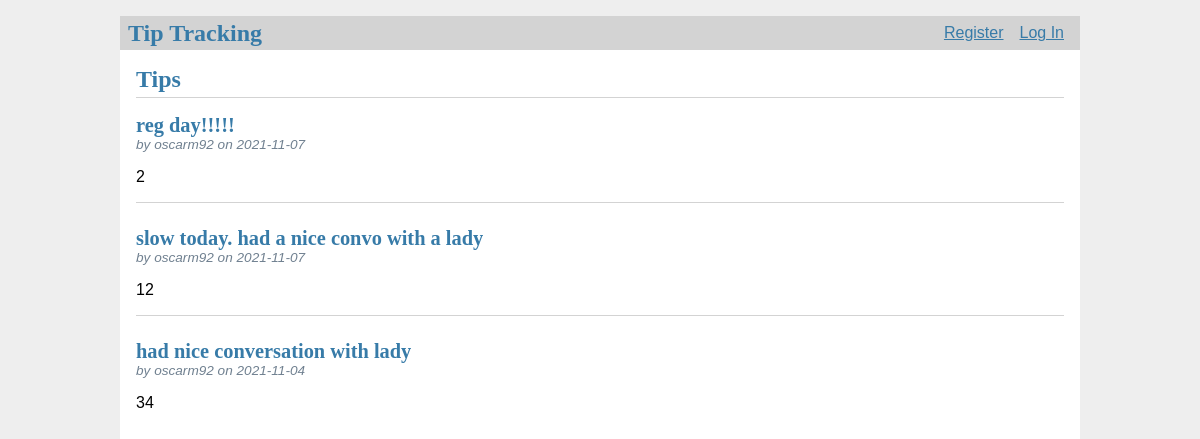
The page / on the database its author committed.
### tables this page shows
CREATE TABLE post (
    id INTEGER PRIMARY KEY AUTOINCREMENT,
    author_id INTEGER NOT NULL,
    created TIMESTAMP NOT NULL DEFAULT CURRENT_TIMESTAMP,
    note TEXT NOT NULL,
    tip INTEGER NOT NULL,
    FOREIGN KEY (author_id) REFERENCES user (id)
);

CREATE TABLE user (
    id INTEGER PRIMARY KEY AUTOINCREMENT,
    username TEXT UNIQUE NOT NULL,
    password TEXT NOT NULL
);

### flaskr/website.py (the view)
@bp.route('/')
def index():
    db = get_db()
    posts = db.execute(
        'SELECT p.id, created, note, tip, author_id, username'
        ' FROM post p JOIN user u ON p.author_id = u.id'
        ' ORDER BY created DESC'
    ).fetchall()
    return render_template('website/index.html', posts=posts)

### flaskr/auth.py (called while the page is built)
@bp.before_app_request
def load_logged_in_user():
    user_id = session.get('user_id')
    if user_id is None:
        g.user = None
    else:
        g.user = get_db().execute(
            'SELECT * FROM user WHERE id = ?', (user_id,)
        ).fetchone()

### flaskr/db.py (called while the page is built)
def get_db():
    if 'db' not in g:
        g.db = sqlite3.connect(
            current_app.config['DATABASE'],
            detect_types=sqlite3.PARSE_DECLTYPES
        )
        g.db.row_factory = sqlite3.Row
    return g.db

### flaskr/templates/website/index.html (shortened to what this page needs)
{% extends 'base.html' %}
{% block header %}
  <h1>{% block note %}Tips{% endblock %}</h1>
{% endblock %}
{% block content %}
  {% for post in posts %}
    <article class="post">
      <header>
        <div>
          <h1>{{ post['note'] }}</h1>
          <div class="about">by {{ post['username'] }} on {{ post['created'].strftime('%Y-%m-%d') }}</div>
        </div>
      </header>
      <p class="body">{{ post['tip'] }}</p>
    </article>
    {% if not loop.last %}
      <hr>
    {% endif %}
  {% endfor %}
{% endblock %}

### flaskr/templates/base.html (shortened to what this page needs)
<!doctype html>
<link rel="stylesheet" href="{{ url_for('static', filename='style.css') }}">
<nav>
  <h1>Tip Tracking</h1>
  <ul>
    {% if g.user %}
      <li><span>{{ g.user['username'] }}</span>
      <li><a href="{{ url_for('auth.logout') }}">Log Out</a>
    {% else %}
      <li><a href="{{ url_for('auth.register') }}">Register</a>
      <li><a href="{{ url_for('auth.login') }}">Log In</a>
    {% endif %}
  </ul>
</nav>
<section class="content">
  <header>
    {% block header %}{% endblock %}
  </header>
  {% block content %}{% endblock %}
</section>

### flaskr/static/style.css (style rules this page uses)
h1, h2, h3, h4, h5, h6 { font-family: serif; color: #377ba8; margin: 1rem 0; }
a { color: #377ba8; }
hr { border: none; border-top: 1px solid lightgray; }
nav { background: lightgray; display: flex; align-items: center; padding: 0 0.5rem; }
nav h1 { flex: auto; margin: 0; }
nav ul { display: flex; list-style: none; margin: 0; padding: 0; }
nav ul li a, nav ul li span, header .action { display: block; padding: 0.5rem; }
.content { padding: 0 1rem 1rem; }
.content > header { border-bottom: 1px solid lightgray; display: flex; align-items: flex-end; }
.content > header h1 { flex: auto; margin: 1rem 0 0.25rem 0; }
.post > header { display: flex; align-items: flex-end; font-size: 0.85em; }
.post > header > div:first-of-type { flex: auto; }
.post > header h1 { font-size: 1.5em; margin-bottom: 0; }
.post .about { color: slategray; font-style: italic; }
.post .body { white-space: pre-line; }
.content:last-child { margin-bottom: 0; }

### rows shown on the page
post: note "reg day!!!!!", username "oscarm92", created "2021-11-07", tip "2"
post: note "slow today. had a nice convo with a lady", username "oscarm92", created "2021-11-07", tip "12"
post: note "had nice conversation with lady", username "oscarm92", created "2021-11-04", tip "34"
